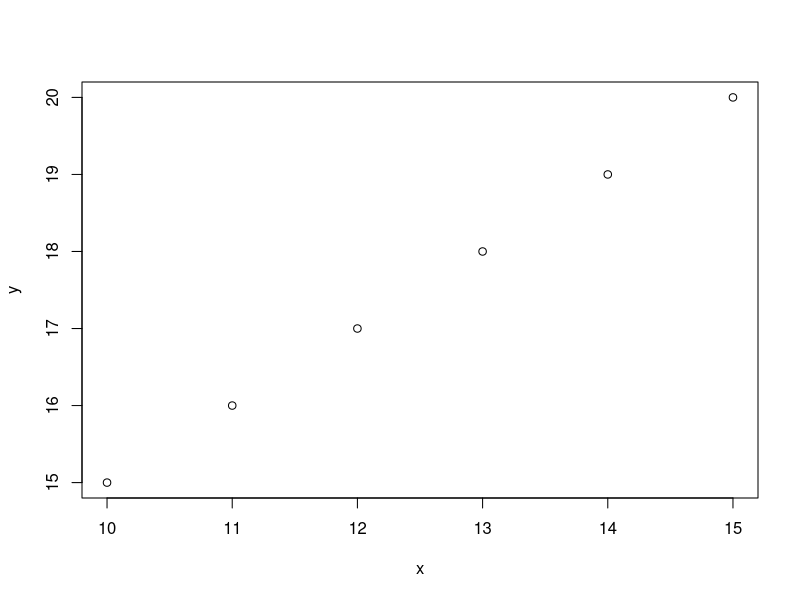

Write the R code that produced this figure.
## ---- chunk 1
x <- c(10:15)
y <- c(15:20)
plot(x, y)
## ---- chunk 2
summary(x)
